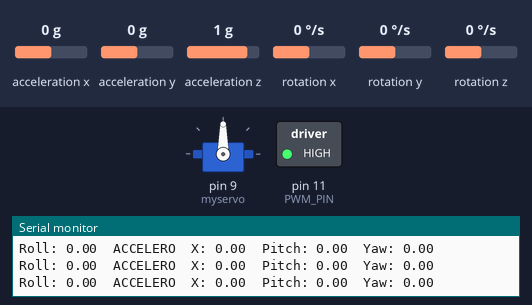
Bench run of a sketch on a simulated Arduino Uno, built with avr-gcc and run on an emulated ATmega328P. On the bench: servo, switched loads named in the sketch (green lamp = pin HIGH), the last lines printed to the serial monitor. Inputs (shaded band) come from the test bench; at power-on: rotation z 0 °/s, acceleration x 0 g, acceleration y 0 g, acceleration z 1 g, rotation x 0 °/s, rotation y 0 °/s.

Above: at 3.2 s.
3.3 s: rotation z set to -192 °/s
At 4.2 s:
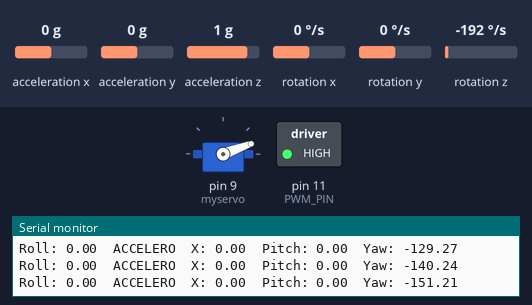
6.3 s: acceleration x set to -1.4 g
At 7.5 s:
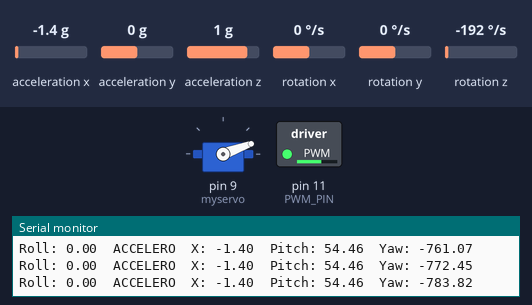
7.8 s: acceleration x set to 0 g
At 9.1 s:
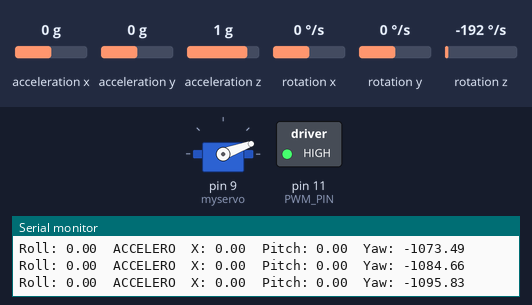
Timing chart, 0 to 10.8 s (numbered marks = the images above; inputs shaded):
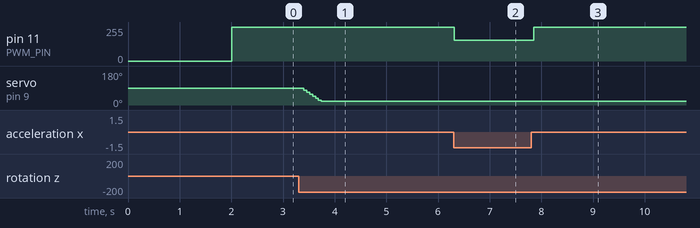

The sketch:

Test-290_IMU-Servo-motor.ino
```cpp
#include <avr/interrupt.h>
#include <avr/io.h>
#include <util/delay.h>
#include <inttypes.h>
#include <stdio.h>
#include <math.h>
#include <Servo.h>

#include "Wire.h"
#include <MPU6050_light.h>

#define YAW_THRESHOLD 70.0
#define SERVO_MIN_ANGLE 20
#define SERVO_MAX_ANGLE 150

#define PWM_PIN 11 // Pin 11 (D3) is PD7 for PWM control

MPU6050 mpu(Wire);
unsigned long timer = 0;
float yaw;
Servo myservo;
int pwmValue;
float xAcceleration;

void setup() {
  Serial.begin(9600);
  Wire.begin();
  myservo.attach(9);

  byte status = mpu.begin();
  Serial.print(F("MPU6050 status: "));
  Serial.println(status);
  while (status != 0) { } // Stop if could not connect to MPU6050

  Serial.println(F("Calculating offsets, do not move MPU6050"));
  _delay_ms(1000);
  mpu.calcOffsets(true, true); // Gyro and accelerometer
  Serial.println("Done!\n");

  // Configure Timer/Counter 2 for PWM on pin 11 (D3)
  //TCCR2A = (1 << WGM20) | (1 << WGM21) | (1 << COM2A1); // Fast PWM, non-inverted mode
  //TCCR2B = (1 << CS20); // No prescaler (full clock speed)
  pinMode(PWM_PIN, OUTPUT); // Set the PWM control pin as an output

  OCR2A = 0; // Initialize the PWM duty cycle to 0
}

void loop() {
  mpu.update();

  // Control D3's brightness based on X-axis acceleration
   xAcceleration =100*mpu.getAccX();
  if(xAcceleration<0){
  pwmValue = map(xAcceleration, -100, 0, 0, 255);
  }else{
pwmValue = map(xAcceleration, 100, 0, 0, 255);

  }
 // Serial.println(xAcceleration);
//Serial.println(pwmValue);
  analogWrite(PWM_PIN,pwmValue);
  //pwmValue = constrain(pwmValue, 0, 255);
  //OCR2A = pwmValue; // Update PWM duty cycle on D3

  yaw = mpu.getAngleZ();
  Serial.print("Roll: ");
  Serial.print(mpu.getAngleX());
  Serial.print("\tACCELERO  X: ");
  Serial.print(mpu.getAccX());
  Serial.print("\tPitch: ");
  Serial.print(mpu.getAngleY());
  Serial.print("\tYaw: ");
  Serial.println(yaw);

  // Control the LED based on yaw angle
  if (yaw > YAW_THRESHOLD) {
    yaw = 70;
    PORTB |= (1 << PORTB5); // Turn on the LED
  } else if (yaw < -YAW_THRESHOLD) {
    yaw = -70;
    PORTB |= (1 << PORTB5); // Turn on the LED
  } else {
    PORTB &= ~(1 << PORTB5); // Turn off the LED
  }

//myservo.write(map(yaw, -180, 180, 180, 0)); //THIS MIGHT MAKE THE SERVO TURN THE CORRECT DIRECTION
  map(yaw, 180, -180, 180, 0); // Modify servo angle as needed
  myservo.write(yaw + 90); // Update the servo angle
  timer = millis();
}
```

FinalENGR290IRsensorCode.ino
```cpp
//Code inspired by Github.
//Code modified by Team 3, ENGR290.
//IR use Connector P5

#include <avr/io.h>

unsigned int duty;
 double distance;
unsigned int ADC_read()

{

ADMUX = 0x40;        //channel A0 selected
ADCSRA|=(1<<ADSC);   // start conversion
while(!(ADCSRA & (1<<ADIF)));
ADCSRA|=(1<<ADIF);
return (ADC); //return calculated ADC value

}


int main(void)

{
Serial.begin(9600);

ADMUX=(1<<REFS0);      // Selecting internal reference voltage

ADCSRA=(1<<ADEN)|(1<<ADPS2)|(1<<ADPS1)|(1<<ADPS0);     // Enable ADC also set Prescaler as 128

int i = 0; // define an integer to save adc read value
DDRD |= (1 << DDD3);


 TCCR2A |= (1<<WGM20)|(1<<WGM21)|(0<<COM2B0)|(1<<COM2B1);


 TCCR2B |=(1<<CS20)|(0<<CS21)|(0<<CS22);


    while (1)
    {
      i = ADC_read();  //save adc read value in integer

      distance=1/(((i*5.0)/1024-0.24)/(20.4));

      if(Serial.available()!=0)
      {
        Serial.print(i);
      Serial.print("     distance (cm):");
      Serial.println(distance);
      }


      if(distance<15)
      {
        duty=0;
      }
      else if(distance>40)
      {
        duty=255;
      }
      else duty=distance*10.2-153;

      Serial.print("Distance: ");
      Serial.println(duty);
      OCR2B=duty;
      _delay_ms(200);

    }
}
```

I2C_Master_C_file.c
```cpp
/*
 * I2C_Master_C_file.c
 * http://www.electronicwings.com
 *
 */

#include <avr/io.h>									/* Include delay header file */
#include <inttypes.h>									/* Include integer type header file */
#include <stdlib.h>										/* Include standard library file */
#include <stdio.h>
#include "I2C_Master_H_file.h"								/* Include I2C header file */

void I2C_Init()												/* I2C initialize function */
{
	TWBR = BITRATE(TWSR = 0x00);							/* Get bit rate register value by formula */
}


uint8_t I2C_Start(char slave_write_address)						/* I2C start function */
{
	uint8_t status;											/* Declare variable */
	TWCR = (1<<TWSTA)|(1<<TWEN)|(1<<TWINT);					/* Enable TWI, generate start condition and clear interrupt flag */
	while (!(TWCR & (1<<TWINT)));							/* Wait until TWI finish its current job (start condition) */
	status = TWSR & 0xF8;									/* Read TWI status register with masking lower three bits */
	if (status != 0x08)										/* Check weather start condition transmitted successfully or not? */
	return 0;												/* If not then return 0 to indicate start condition fail */
	TWDR = slave_write_address;								/* If yes then write SLA+W in TWI data register */
	TWCR = (1<<TWEN)|(1<<TWINT);							/* Enable TWI and clear interrupt flag */
	while (!(TWCR & (1<<TWINT)));							/* Wait until TWI finish its current job (Write operation) */
	status = TWSR & 0xF8;									/* Read TWI status register with masking lower three bits */
	if (status == 0x18)										/* Check weather SLA+W transmitted & ack received or not? */
	return 1;												/* If yes then return 1 to indicate ack received i.e. ready to accept data byte */
	if (status == 0x20)										/* Check weather SLA+W transmitted & nack received or not? */
	return 2;												/* If yes then return 2 to indicate nack received i.e. device is busy */
	else
	return 3;												/* Else return 3 to indicate SLA+W failed */
}

uint8_t I2C_Repeated_Start(char slave_read_address)			/* I2C repeated start function */
{
	uint8_t status;											/* Declare variable */
	TWCR = (1<<TWSTA)|(1<<TWEN)|(1<<TWINT);					/* Enable TWI, generate start condition and clear interrupt flag */
	while (!(TWCR & (1<<TWINT)));							/* Wait until TWI finish its current job (start condition) */
	status = TWSR & 0xF8;									/* Read TWI status register with masking lower three bits */
	if (status != 0x10)										/* Check weather repeated start condition transmitted successfully or not? */
	return 0;												/* If no then return 0 to indicate repeated start condition fail */
	TWDR = slave_read_address;								/* If yes then write SLA+R in TWI data register */
	TWCR = (1<<TWEN)|(1<<TWINT);							/* Enable TWI and clear interrupt flag */
	while (!(TWCR & (1<<TWINT)));							/* Wait until TWI finish its current job (Write operation) */
	status = TWSR & 0xF8;									/* Read TWI status register with masking lower three bits */
	if (status == 0x40)										/* Check weather SLA+R transmitted & ack received or not? */
	return 1;												/* If yes then return 1 to indicate ack received */
	if (status == 0x20)										/* Check weather SLA+R transmitted & nack received or not? */
	return 2;												/* If yes then return 2 to indicate nack received i.e. device is busy */
	else
	return 3;												/* Else return 3 to indicate SLA+W failed */
}

void I2C_Stop()												/* I2C stop function */
{
	TWCR=(1<<TWSTO)|(1<<TWINT)|(1<<TWEN);					/* Enable TWI, generate stop condition and clear interrupt flag */
	while(TWCR & (1<<TWSTO));								/* Wait until stop condition execution */
}

void I2C_Start_Wait(char slave_write_address)				/* I2C start wait function */
{
	uint8_t status;											/* Declare variable */
	while (1)
	{
		TWCR = (1<<TWSTA)|(1<<TWEN)|(1<<TWINT);				/* Enable TWI, generate start condition and clear interrupt flag */
		while (!(TWCR & (1<<TWINT)));						/* Wait until TWI finish its current job (start condition) */
		status = TWSR & 0xF8;								/* Read TWI status register with masking lower three bits */
		if (status != 0x08)									/* Check weather start condition transmitted successfully or not? */
		continue;											/* If no then continue with start loop again */
		TWDR = slave_write_address;							/* If yes then write SLA+W in TWI data register */
		TWCR = (1<<TWEN)|(1<<TWINT);						/* Enable TWI and clear interrupt flag */
		while (!(TWCR & (1<<TWINT)));						/* Wait until TWI finish its current job (Write operation) */
		status = TWSR & 0xF8;								/* Read TWI status register with masking lower three bits */
		if (status != 0x18 )								/* Check weather SLA+W transmitted & ack received or not? */
		{
			I2C_Stop();										/* If not then generate stop condition */
			continue;										/* continue with start loop again */
		}
		break;												/* If yes then break loop */
	}
}

uint8_t I2C_Write(char data)								/* I2C write function */
{
	uint8_t status;											/* Declare variable */
	TWDR = data;											/* Copy data in TWI data register */
	TWCR = (1<<TWEN)|(1<<TWINT);							/* Enable TWI and clear interrupt flag */
	while (!(TWCR & (1<<TWINT)));							/* Wait until TWI finish its current job (Write operation) */
	status = TWSR & 0xF8;									/* Read TWI status register with masking lower three bits */
	if (status == 0x28)										/* Check weather data transmitted & ack received or not? */
	return 0;												/* If yes then return 0 to indicate ack received */
	if (status == 0x30)										/* Check weather data transmitted & nack received or not? */
	return 1;												/* If yes then return 1 to indicate nack received */
	else
	return 2;												/* Else return 2 to indicate data transmission failed */
}

uint8_t I2C_Read_Ack()										/* I2C read ack function */
{
	TWCR=(1<<TWEN)|(1<<TWINT)|(1<<TWEA);					/* Enable TWI, generation of ack and clear interrupt flag */
	while (!(TWCR & (1<<TWINT)));							/* Wait until TWI finish its current job (read operation) */
	return TWDR;											/* Return received data */
}

uint8_t I2C_Read_Nack()										/* I2C read nack function */
{
	TWCR=(1<<TWEN)|(1<<TWINT);								/* Enable TWI and clear interrupt flag */
	while (!(TWCR & (1<<TWINT)));							/* Wait until TWI finish its current job (read operation) */
	return TWDR;											/* Return received data */
}	
```

I2C_Master_H_file.h
```cpp
/*
 * I2C_Master_H_file.h
 * http://www.electronicwings.com
 *
 */


#ifndef I2C_MASTER_H_FILE_H_					/* Define library H file if not defined */
#define I2C_MASTER_H_FILE_H_

#define F_CPU 8000000UL							/* Define CPU clock Frequency e.g. here its 8MHz */
#include <avr/io.h>								/* Include AVR std. library file */
#include <util/delay.h>							/* Include delay header file */
#include <math.h>								/* Include math function */
#define SCL_CLK 100000L							/* Define SCL clock frequency */
#define BITRATE(TWSR)	((F_CPU/SCL_CLK)-16)/(2*pow(4,(TWSR&((1<<TWPS0)|(1<<TWPS1))))) /* Define bit rate */


#endif											/* I2C_MASTER_H_FILE_H_ */


#ifdef __cplusplus //because c++ compile
extern "C" {      //
	#endif             //until here
	void I2C_Init();								/* I2C initialize function */
uint8_t  I2C_Start(char);						/* I2C start function */
uint8_t  I2C_Repeated_Start(char);				/* I2C repeated start function */
void I2C_Stop();								/* I2C stop function */
void I2C_Start_Wait(char);						/* I2C start wait function */
uint8_t  I2C_Write(char);						/* I2C write function */
uint8_t I2C_Read_Ack();							/* I2C read ack function */
uint8_t I2C_Read_Nack();							/* I2C read nack function */
	#ifdef __cplusplus    //end of c++ directive for C
}                     //
#endif                //until here
```

USART_RS232_C_file.c
```cpp
#define F_CPU 16000000UL
#define BAUD 9600UL
#define UBRR_reg ((F_CPU)/((BAUD)*(16UL))-1)
#include "USART_RS232_H_file.h"
volatile static uint8_t uart_tx_busy = 1;

ISR(USART_TX_vect){
	uart_tx_busy = 1;
}

void uart_tx_init() {
	UBRR0H = (uint8_t)((UBRR_reg)>>8); // Set the UART speed as defined by UBRR_reg
	UBRR0L = (uint8_t)UBRR_reg;
	UCSR0B|=(1<<TXCIE0)|(1<<TXEN0); // Enable TX and TX interrupt
	UCSR0C=(3<<UCSZ00); // 8N1
}

void uart_send_byte(uint8_t c){
	while(uart_tx_busy == 0);
	uart_tx_busy = 0;
	UDR0 = c;
}

void uart_print_uint8(uint8_t num)
{
	uint8_t a,b,c;

	if(num>=100)
	{
		a=num/100;
		b=num/10-10*a;
		c=num%10;
		uart_send_byte(a+48);
		uart_send_byte(b+48);
		uart_send_byte(c+48);
	}
	else if(num>=10)
	{
		b=num/10;
		c=num%10;
		uart_send_byte(b+48);
		uart_send_byte(c+48);
	}
	else
	{
		c=num;
		uart_send_byte(c+48);

	}

}
```

USART_RS232_H_file.h
```cpp
#include <stdint.h>
#include <avr/io.h>
#include <util/delay.h>
#include <avr/interrupt.h>


#ifdef __cplusplus //because c++ compile
extern "C" {      //
	#endif             //until here
	void uart_tx_init();
	void uart_send_byte(uint8_t);
	void uart_print_uint8(uint8_t);
	#ifdef __cplusplus    //end of c++ directive for C
}                     //
#endif                //until here
```

pwm.c
```cpp
#include "pwm.h"

void pwm_init_PD3(){
  DDRD |= (1 << DDD3);

  TCCR2A |= (1<<WGM20)|(1<<WGM21)|(0<<COM2B0)|(1<<COM2B1);
  TCCR2B |=(1<<CS20)|(0<<CS21)|(0<<CS22);

  }
void pwm_PD3_write(uint8_t val){
  OCR2B = val;        //set value into timer register
  }
```

pwm.h
```cpp
#include <avr/io.h>
#include <avr/interrupt.h>
#include <stdbool.h>
#include <util/delay.h>


#ifdef __cplusplus //because c++ compile
 extern "C" {      //
#endif             //until here


void pwm_init_PD3();
void pwm_PD3_write(uint8_t);


#ifdef __cplusplus    //end of c++ directive for C
}                     //
#endif                //until here
```

uart.c
```cpp
#define F_CPU 16000000UL
#define BAUD 9600UL
#define UBRR_reg ((F_CPU)/((BAUD)*(16UL))-1)
#include "uart.h"
volatile static uint8_t uart_tx_busy = 1;

ISR(USART_TX_vect){
  uart_tx_busy = 1;
}

void uart_tx_init() {
  UBRR0H = (uint8_t)((UBRR_reg)>>8); // Set the UART speed as defined by UBRR_reg
  UBRR0L = (uint8_t)UBRR_reg;
  UCSR0B|=(1<<TXCIE0)|(1<<TXEN0); // Enable TX and TX interrupt
  UCSR0C=(3<<UCSZ00); // 8N1
}

void uart_send_byte(uint8_t c){
  while(uart_tx_busy == 0);
  uart_tx_busy = 0;
  UDR0 = c;
}

void uart_print_uint16(uint16_t num)
 {
  uint8_t a,b,c,d;
  if(num >9999)
  {
    uart_send_byte(9+48);
    uart_send_byte(9+48);
    uart_send_byte(9+48);
    uart_send_byte(9+48);
  }
  else if(num>=1000)
  {
    a=num/1000;
    b=num/100-10*a;
    c=num/10-10*num/100;
    d=num%10;
    uart_send_byte(a+48);
    uart_send_byte(b+48);
    uart_send_byte(c+48);
    uart_send_byte(d+48);
  }
  else if(num>=100)
  {
    a=num/100;
    b=num/10-10*a;
    c=num%10;
    uart_send_byte(a+48);
    uart_send_byte(b+48);
    uart_send_byte(c+48);
  }
  else if(num>=10)
  {
     b=num/10;
     c=num%10;
     uart_send_byte(b+48);
     uart_send_byte(c+48);
  }
  else
  {
    c=num;
    uart_send_byte(c+48);

  }

 }
```

uart.h
```cpp
#include <stdint.h>
#include <avr/io.h>
#include <util/delay.h>
#include <avr/interrupt.h>


#ifdef __cplusplus //because c++ compile
 extern "C" {      //
#endif             //until here
void uart_tx_init();
void uart_send_byte(uint8_t);
void uart_print_uint16(uint16_t);
#ifdef __cplusplus    //end of c++ directive for C
}                     //
#endif                //until here
```

Measured:
- after the input at 3.3 s, servo on pin 9 (myservo): 90° → 20° after 0.10 s
- after the input at 6.3 s, pin 11 (PWM_PIN): 255/255 → 154/255 at once
- after the input at 7.8 s, pin 11 (PWM_PIN): 154/255 → 255/255 after 0.06 s
